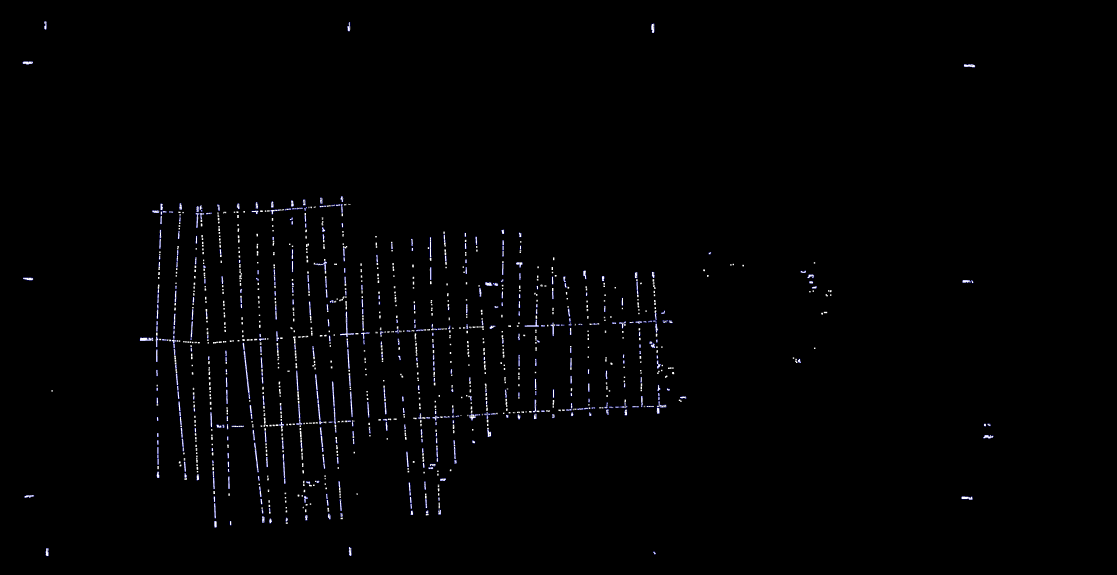
#> input picture IMQG/1.png, 5581 x 2874 px (shown at 1/5 size)
$ python -i run.py   (imports and definitions only)
#> lines starting #> are read from the running program, lines starting #| are printed output that depends on the picture; after the words box and inside, x2 and y2 are one past the last pixel; in counts of white or black regions, pixels touching at a corner belong together
### IMQG/methods.py
import cv2
import argparse
import numpy as np
from abc import ABC
import matplotlib.pyplot as plt


font = cv2.FONT_HERSHEY_SIMPLEX
cv2.CAP_PROP_BUFFERSIZE = 100


class StreamBuffer(ABC):

    # [15 lines left out: functions __init__, set_img, not called in this run]

    def get_img(self):

        return self.img


# [51 lines left out: functions put_scale, laplacian_filter, quad_area, argument_image, get_image_from_camera, not called in this run]


def get_contour(input_image):

    img = input_image
    # img = cv2.convertScaleAbs(img, 2, -250)
    try:
        img = cv2.cvtColor(img, cv2.COLOR_RGB2GRAY)
    except:
        pass
    threshold, img_bw = cv2.threshold(img, 150, 220, cv2.THRESH_BINARY)
    # cv2.imshow('th', img_bw)
    contours, _ = cv2.findContours(img_bw, cv2.RETR_TREE, cv2.CHAIN_APPROX_SIMPLE)
    return contours


def get_target(contours, img):

    for cnt in contours:

        if cv2.arcLength(cnt, True) < 20 or cv2.contourArea(cnt) < 100:

            continue

        approx = cv2.approxPolyDP(cnt, 0.01*cv2.arcLength(cnt, True), True)
        cv2.drawContours(img, [approx], 0, (255, 0, 0), 1)
        x = int(np.mean(approx[:, 0, 0]))
        y = int(np.mean(approx[:, 0, 1]))

        if len(approx) < 3:
            cv2.putText(img, "Line", (x, y), font, 1, 0)

        elif len(approx) == 3:
            # pass
            cv2.putText(img, "Triangle", (x, y), font, 1, 0)
        elif len(approx) == 4:
            # pass
            cv2.putText(img, "Rectangle", (x, y), font, 1, 0)
        elif len(approx) == 5:
            # pass
            cv2.putText(img, "Pentagon", (x, y), font, 1, 0)
        elif 6 < len(approx) < 15:
            # pass
            cv2.putText(img, "Free Shape", (x, y), font, 1, (0))
        else:
            pass
            cv2.putText(img, "Circle", (x, y), font, 1, (0))

    return img


def shape_detect(input_image, fname="s.png"):

    img = input_image
    cnt = get_contour(img)
    img = get_target(cnt, img)

    # cv2.imshow("shapes", img)
    plt.figure(1)
    imgplot = plt.imshow(img)

    plt.show()
    # [6 lines of commented-out code are left out]
    key1 = input("Save?(y/n)")
    if key1 == "y":
        cv2.imwrite(fname, img)

    return True


# [12 lines left out: function help_mode, not called in this run]

### IMQG/run.py
import numpy as np
import cv2.cv2 as cv2
from PyQt5.QtWidgets import *
import matplotlib.pyplot as plt
from methods import *


def run(I1, mode="default", scale_percent=20):
#> called with mode = 'default', scale_percent = 20
    print('Image loaded...')
    mode = str(input('Mode? (default, manual)'))
#> the answer given: 1

    if mode == 'manual':
        scale_percent = float(input('Resize scale? (0-100)'))

    width = int(I1.shape[1] * scale_percent / 100)
#> width = 1116
    height = int(I1.shape[0] * scale_percent / 100)
#> height = 574
    kernel = np.ones((3,3), np.uint8)
    dim = (width, height)
#> dim = (1116, 574)

    I2 = cv2.resize(I1[:, :, :], dim, interpolation = cv2.INTER_AREA)
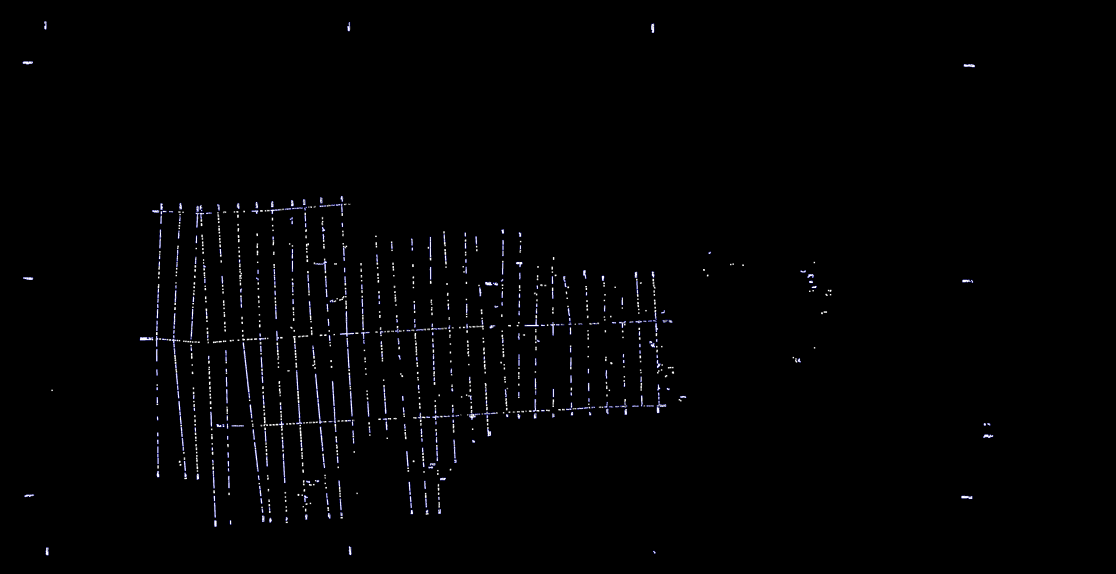
#> I2: shape (574, 1116, 3); mean R, G, B 2.4, 2.4, 3
    I2 = cv2.cvtColor(I2, cv2.COLOR_RGB2BGR)

    d_min = (0, 0, 0)
    d_max = (90, 90, 90)
    I_dark = cv2.inRange(I2, d_min, d_max)
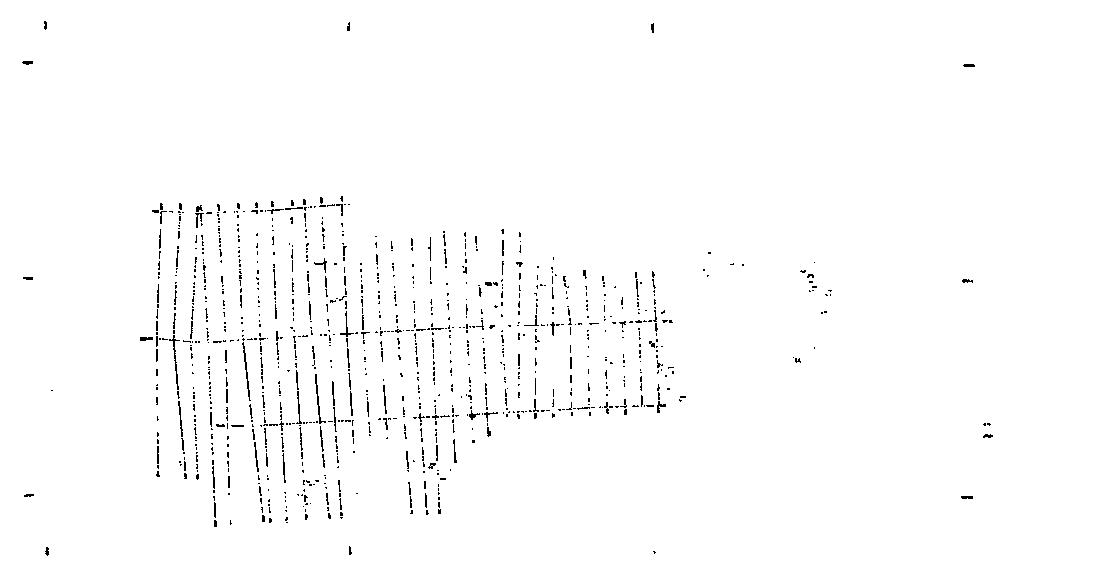
#> I_dark: shape (574, 1116); 98.6% white; black in thin lines or dots, all inside (x1, y1, x2, y2) = (22, 21, 993, 556)
    I_dark = cv2.dilate(I_dark, kernel, iterations=3)
#> I_dark: shape (574, 1116); every value is 255

    I3 = np.zeros((I_dark.shape[0], I_dark.shape[1], 3), dtype=np.uint8)
    I3[:, :, 0] = I2[:, :, 0] - np.multiply(I2[:, :, 0], I_dark/255)
#> I3: shape (574, 1116, 3); every value is 0
    I3[:, :, 1] = I2[:, :, 1] - np.multiply(I2[:, :, 1], I_dark/255)
    I3[:, :, 2] = I2[:, :, 2] - np.multiply(I2[:, :, 2], I_dark/255)

    r_min = (80, 120, 80)
    r_max = (200, 150, 120)
    I_red = cv2.inRange(I3, r_min, r_max)
#> I_red: shape (574, 1116); every value is 0
    I_red = cv2.dilate(I_red, kernel, iterations=3)

    I4 = np.zeros((I_dark.shape[0], I_dark.shape[1], 3), dtype=np.uint8)
    I4[:, :, 0] = I3[:, :, 0] - np.multiply(I3[:, :, 0], I_red/255)
    I4[:, :, 1] = I3[:, :, 1] - np.multiply(I3[:, :, 1], I_red/255)
    I4[:, :, 2] = I3[:, :, 2] - np.multiply(I3[:, :, 2], I_red/255)

    I3 = I4

    b_min = (160, 160, 180)
    b_max = (200, 200, 255)
    I_blue = cv2.inRange(I3, b_min, b_max)
    I_blue = cv2.dilate(I_blue, kernel, iterations=3)

    b_min2 = (30, 30, 90)
    b_max2 = (90, 90, 200)
    I_blue2 = cv2.inRange(I3, b_min2, b_max2)
    I_blue2 = cv2.dilate(I_blue2, kernel, iterations=3)

    p_min = (180, 100, 150)
    p_max = (220, 140, 180)
    I_pink = cv2.inRange(I3, p_min, p_max)
    I_pink = cv2.dilate(I_pink, kernel, iterations=3)

    print('Color hard thresholding done.')

    # img_erosion = cv2.erode(img, kernel, iterations=1)
    # laplaceKernel = np.array([[-1, -1, -1], [-1, 9, -1], [-1, -1, -1]])
    # I_b = cv2.filter2D(I_b, -1, laplaceKernel)

    print('Detection phase...')

    shape_detect(cv2.cvtColor(I_pink, cv2.COLOR_GRAY2RGB), "pinks.png")
#> in get_contour, `contours, _ = cv2.findContours(img_bw, cv2.RETR_TREE, cv2.CHAIN_APPROX..`: contours = []
#> the answer given: out.png
    shape_detect(cv2.cvtColor(I_dark, cv2.COLOR_GRAY2RGB), "darks.png")
#> in shape_detect (call 2), `img = input_image`: img: shape (574, 1116, 3); every value is 255
#> in get_contour (call 2), `threshold, img_bw = cv2.threshold(img, 150, 220, cv2.THRESH_BINARY)`: img_bw: shape (574, 1116); every value is 220
#> the loop in get_target (call 2), `for cnt in contours: ` made 1 pass
#> (approx, x, y) on pass 1: ([[0, 0], [0, 573], [1115, 573], [1115, 0]], 557, 286)
#> after the loop in get_target (call 2), `for cnt in contours:`:
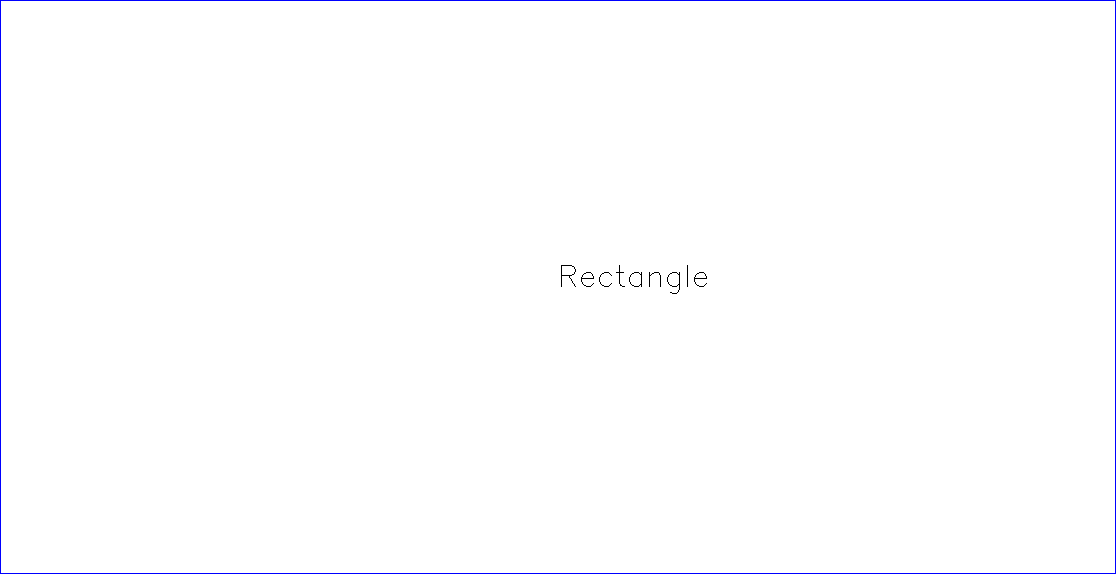
#> img: shape (574, 1116, 3); mean B, G, R 254.8, 253.5, 253.5
#> the answer given: out.png
    shape_detect(cv2.cvtColor(I_blue, cv2.COLOR_GRAY2RGB), "lblues.png")
#> the answer given: out.png
    shape_detect(cv2.cvtColor(I_blue2, cv2.COLOR_GRAY2RGB), "dblues.png")
#> the answer given: out.png
    shape_detect(cv2.cvtColor(I_red, cv2.COLOR_GRAY2RGB), "rednoises.png")
#> the answer given: out.png

    # plt.figure('Dark parts')
    # imgplot = plt.imshow(I_dark)
    # plt.show()
    return


# [1 line not run here, left out]
# [2 lines that did not run here, left out]

# [2 lines not run here, left out]

>>> import cv2
>>> picture = cv2.cvtColor(cv2.imread('1.png'), cv2.COLOR_BGR2RGB)
>>> result = run(picture)

$ run again, on IMQG/darks.png
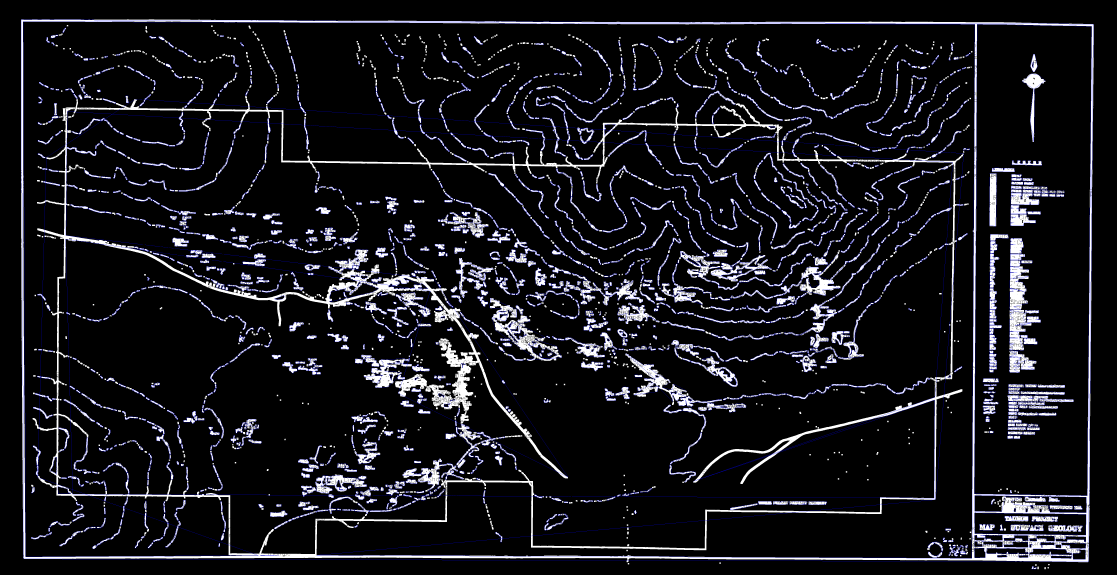
#> input picture IMQG/darks.png, 5581 x 2874 px (shown at 1/5 size)
#> in run, `I_dark = cv2.inRange(I2, d_min, d_max)`:
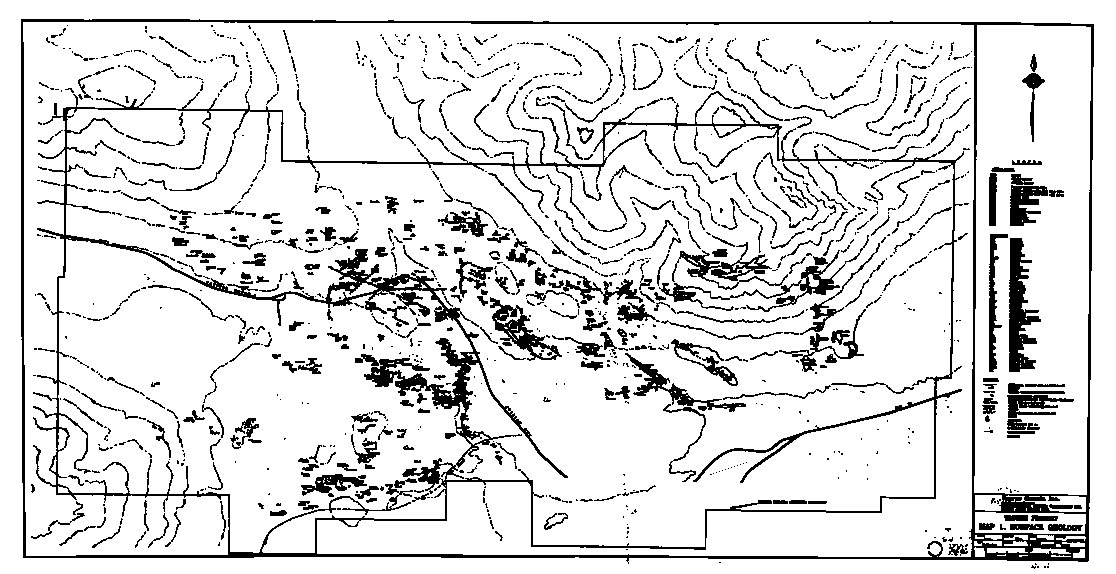
#> I_dark: shape (574, 1116); 87.6% white; 1314 black regions (870 under 20 px), largest, box (x1, y1, x2, y2) and area: (21, 19, 1094, 564) 33114, (1009, 238, 1041, 372) 2235, (659, 235, 869, 312) 1689
#> I_red: shape (574, 1116); every value is 0
#> contours = []
#> img_bw: shape (574, 1116); values 0 (black) and 220 (white), 99.8% white; 57 black regions (45 under 20 px)
#> contours = 61 contours, 43 with area under 20; largest, box (x1, y1, x2, y2) and area: (0, 0, 1116, 574) 638895, (1011, 279, 1023, 370) 506, (1012, 188, 1024, 224) 202, (1012, 240, 1020, 274) 192, (991, 179, 994, 224) 86
#> in shape_detect (call 2), `cnt = get_contour(img)`: cnt has the same summary as contours in get_contour
#> the loop in get_target (call 2), `for cnt in contours: ` made 61 passes
#> cnt on passes 12, 13, 15, 25, 30, 31, 33, 39: [[430, 480], [431, 479], [432, 480], [431, 481]], [[333, 478], [334, 477], [335, 478], [334, 479]], [[683, 400], [684, 399], [685, 400], [684, 401]], [[651, 372], [652, 371], [653, 372], [652, 373]], [[467, 359], [468, 358], [469, 359], [468, 360]], [[587, 351], [588, 350], [589, 351], [588, 352]], [[497, 326], [498, 325], [499, 326], [498, 327]], [[371, 306], [372, 305], [373, 306], [372, 307]]
#> after the loop in get_target (call 2), `for cnt in contours:`:
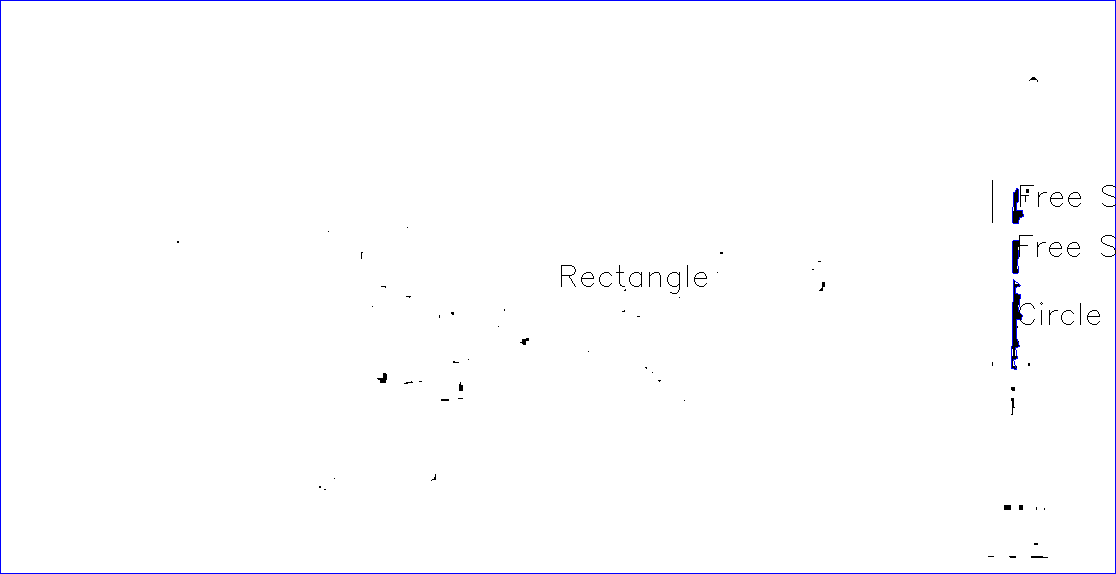
#> img: shape (574, 1116, 3); mean B, G, R 254.2, 252.7, 252.7
#> img_bw: shape (574, 1116); values 0 (black) and 220 (white), 0.25% white; 21 white regions
#> contours = 21 contours; largest, box (x1, y1, x2, y2) and area: (1010, 296, 1025, 329) 250, (1009, 341, 1022, 355) 122, (520, 335, 531, 347) 91, (375, 370, 389, 383) 73, (455, 395, 466, 402) 60
#> in shape_detect (call 3), `cnt = get_contour(img)`: cnt has the same summary as contours in get_contour

$ run again, on IMQG/lblues.png
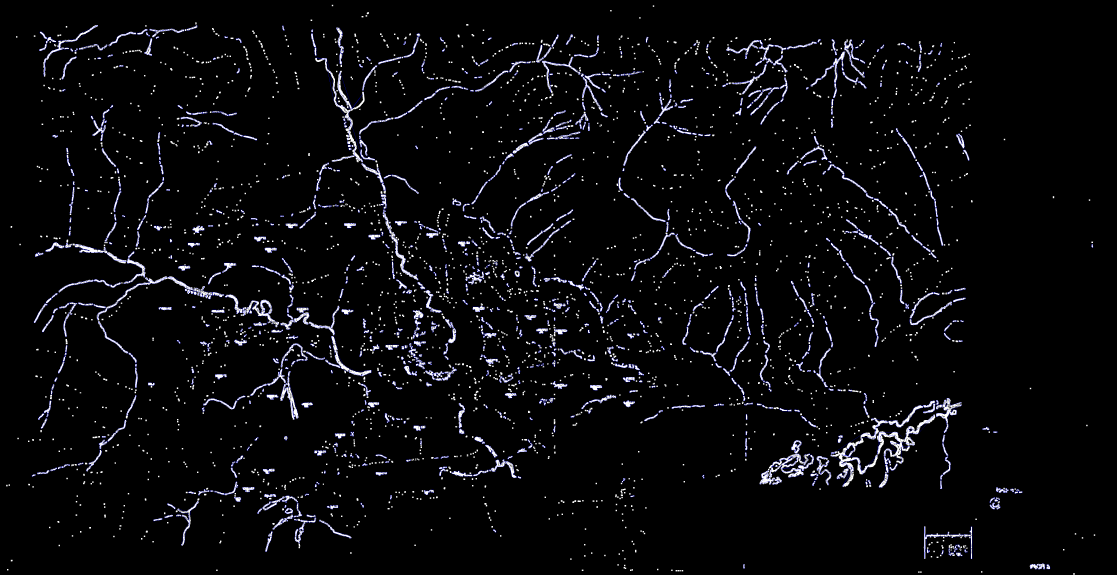
#> input picture IMQG/lblues.png, 5581 x 2874 px (shown at 1/5 size)
#> in run, `I2 = cv2.resize(I1[:, :, :], dim, interpolation = cv2.INTER_AREA)`:
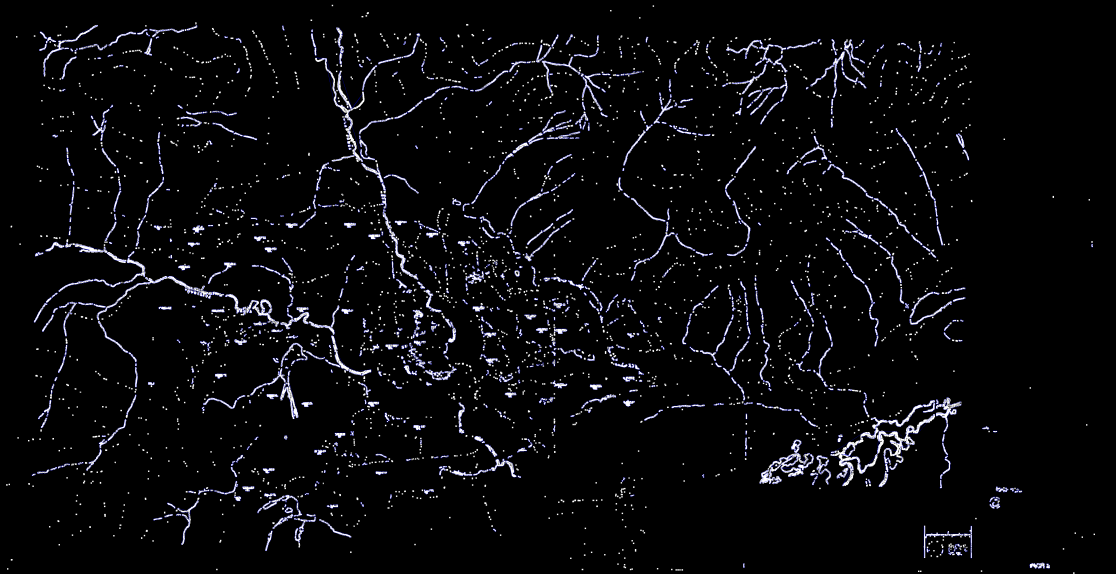
#> I2: shape (574, 1116, 3); mean R, G, B 9.5, 9.5, 11.5
#> in run, `I_dark = cv2.inRange(I2, d_min, d_max)`:
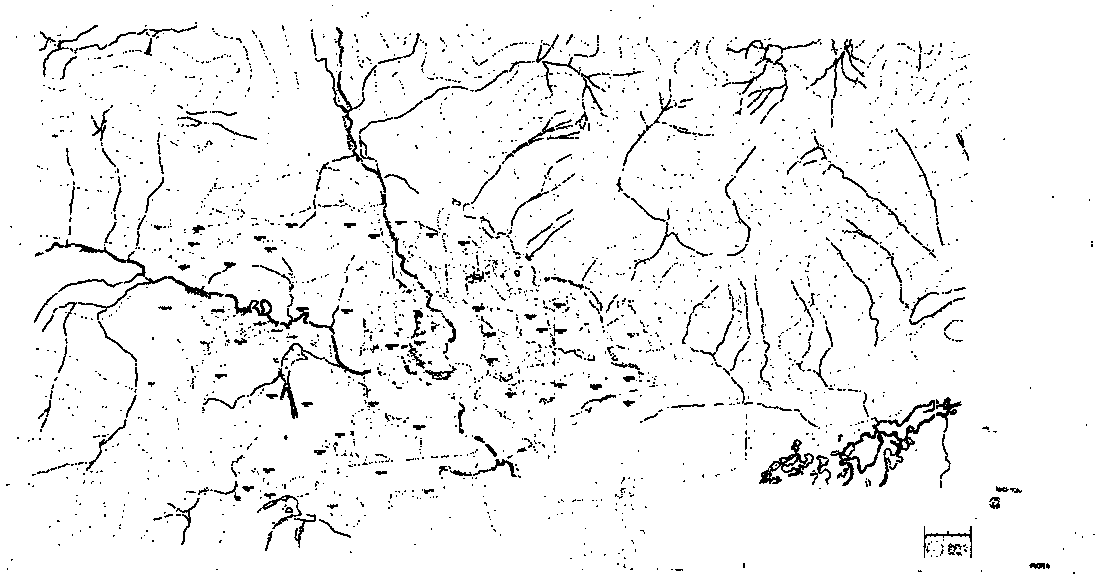
#> I_dark: shape (574, 1116); 94.7% white; black in thin lines or dots
#> I3: shape (574, 1116, 3); every value is 0
#> I_red: shape (574, 1116); every value is 0
#> contours = []
#> img_bw: shape (574, 1116); every value is 220
#> the loop in get_target (call 2), `for cnt in contours: ` made 1 pass
#> (approx, x, y) on pass 1: ([[0, 0], [0, 573], [1115, 573], [1115, 0]], 557, 286)
